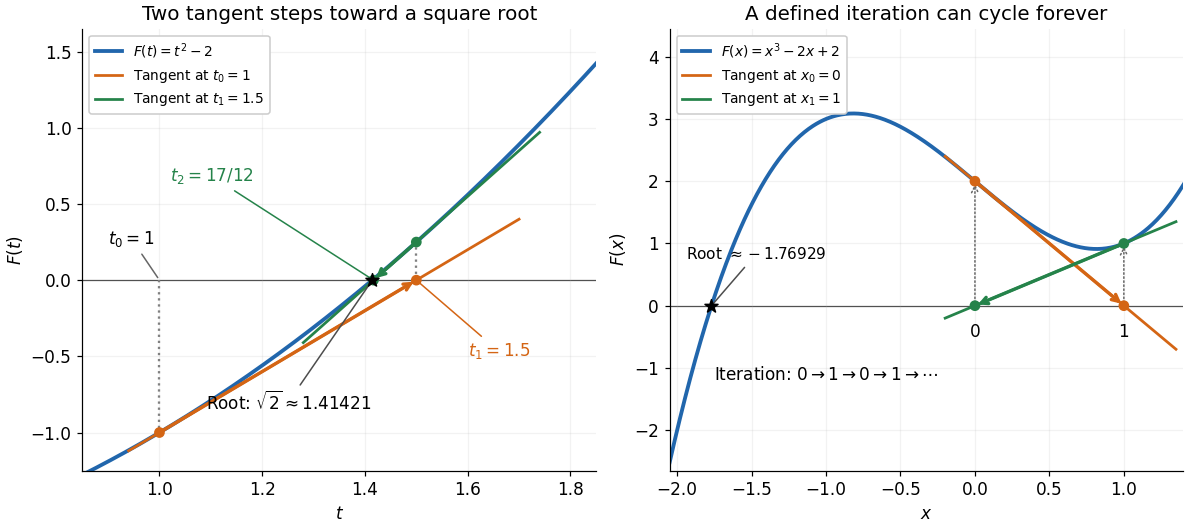

The script that saved this image:
"""Draw Newton tangent geometry; save newton-root-iteration.png in cwd.

Tested with Python 3.14.4, NumPy 2.3.5, Matplotlib 3.10.7.
"""

from pathlib import Path

import matplotlib.pyplot as plt
import numpy as np


def main():
    plt.rcParams.update({"font.size": 11, "axes.titlesize": 13})
    fig, axes = plt.subplots(1, 2, figsize=(10.8, 4.8), layout="constrained")
    fig.patch.set_facecolor("white")
    blue, orange, green = "#2166ac", "#d46514", "#25834a"

    ax = axes[0]
    t = np.linspace(0.85, 1.85, 400)
    ax.plot(t, t * t - 2, color=blue, lw=2.5, label=r"$F(t)=t^2-2$")
    x0, x1, x2 = 1.0, 1.5, 17 / 12
    assert np.isclose(x1 - (x1 * x1 - 2) / (2 * x1), x2)
    ax.plot([0.94, 1.7], [2 * 0.94 - 3, 2 * 1.7 - 3],
            color=orange, lw=1.8, label=r"Tangent at $t_0=1$")
    ax.plot([1.28, 1.74], [3 * 1.28 - 4.25, 3 * 1.74 - 4.25],
            color=green, lw=1.8, label=r"Tangent at $t_1=1.5$")
    for start, end, color in [((x0, -1), (x1, 0), orange),
                              ((x1, 0.25), (x2, 0), green)]:
        ax.annotate("", xy=end, xytext=start,
                    arrowprops={"arrowstyle": "->", "color": color, "lw": 2.2})
    ax.plot([x0, x0], [0, -1], ":", color="0.5")
    ax.plot([x1, x1], [0, 0.25], ":", color="0.5")
    ax.scatter([x0, x1], [-1, 0.25], c=[orange, green], zorder=5)
    ax.scatter([x1, x2], [0, 0], c=[orange, green], zorder=5)
    ax.scatter([np.sqrt(2)], [0], color="black", marker="*", s=80, zorder=6)
    ax.annotate(r"$t_0=1$", (x0, 0), xytext=(0.90, 0.24),
                arrowprops={"arrowstyle": "-", "color": "0.4"})
    ax.annotate(r"$t_1=1.5$", (x1, 0), xytext=(1.60, -0.50),
                arrowprops={"arrowstyle": "-", "color": orange}, color=orange)
    ax.annotate(r"$t_2=17/12$", (x2, 0), xytext=(1.02, 0.65),
                arrowprops={"arrowstyle": "-", "color": green}, color=green)
    ax.annotate(r"Root: $\sqrt{2}\approx1.41421$", (np.sqrt(2), 0),
                xytext=(1.09, -0.85),
                arrowprops={"arrowstyle": "-", "color": "0.3"})
    ax.set(xlim=(0.85, 1.85), ylim=(-1.25, 1.65), xlabel=r"$t$", ylabel=r"$F(t)$",
           title="Two tangent steps toward a square root")
    ax.legend(loc="upper left", fontsize=9, framealpha=1)

    ax = axes[1]
    x = np.linspace(-2.05, 1.4, 600)
    f = lambda value: value**3 - 2 * value + 2
    df = lambda value: 3 * value**2 - 2
    assert 0 - f(0) / df(0) == 1
    assert 1 - f(1) / df(1) == 0
    ax.plot(x, f(x), color=blue, lw=2.5, label=r"$F(x)=x^3-2x+2$")
    ax.plot([-0.2, 1.35], [2.4, -0.7], color=orange, lw=1.8,
            label=r"Tangent at $x_0=0$")
    ax.plot([-0.2, 1.35], [-0.2, 1.35], color=green, lw=1.8,
            label=r"Tangent at $x_1=1$")
    for start, end, color in [((0, 2), (1, 0), orange),
                              ((1, 1), (0, 0), green)]:
        ax.annotate("", xy=end, xytext=start,
                    arrowprops={"arrowstyle": "->", "color": color, "lw": 2.2})
    for xx, yy in [(0, 2), (1, 1)]:
        ax.annotate("", xy=(xx, yy), xytext=(xx, 0),
                    arrowprops={"arrowstyle": "->", "linestyle": ":", "color": "0.4"})
    ax.scatter([0, 1], [2, 1], c=[orange, green], zorder=5)
    ax.scatter([0, 1], [0, 0], c=[green, orange], zorder=5)
    ax.text(0, -0.5, r"$0$", ha="center")
    ax.text(1, -0.5, r"$1$", ha="center")
    root = -1.8
    for _ in range(6):
        root -= f(root) / df(root)
    ax.scatter([root], [0], color="black", marker="*", s=80, zorder=6)
    ax.annotate(r"Root $\approx-1.76929$", (root, 0), xytext=(-1.94, 0.75),
                fontsize=10, arrowprops={"arrowstyle": "-", "color": "0.3"})
    ax.text(-1.75, -1.2, r"Iteration: $0\to1\to0\to1\to\cdots$", fontsize=11)
    ax.set(xlim=(-2.05, 1.4), ylim=(-2.65, 4.45), xlabel=r"$x$", ylabel=r"$F(x)$",
           title="A defined iteration can cycle forever")
    ax.legend(loc="upper left", fontsize=9, framealpha=1)

    for ax in axes:
        ax.set_facecolor("white")
        ax.axhline(0, color="0.25", lw=0.8, zorder=0)
        ax.grid(alpha=0.16)
        ax.spines[["top", "right"]].set_visible(False)
    fig.savefig(Path.cwd() / "newton-root-iteration.png", dpi=110,
                facecolor="white", transparent=False)
    plt.close(fig)


if __name__ == "__main__":
    main()
